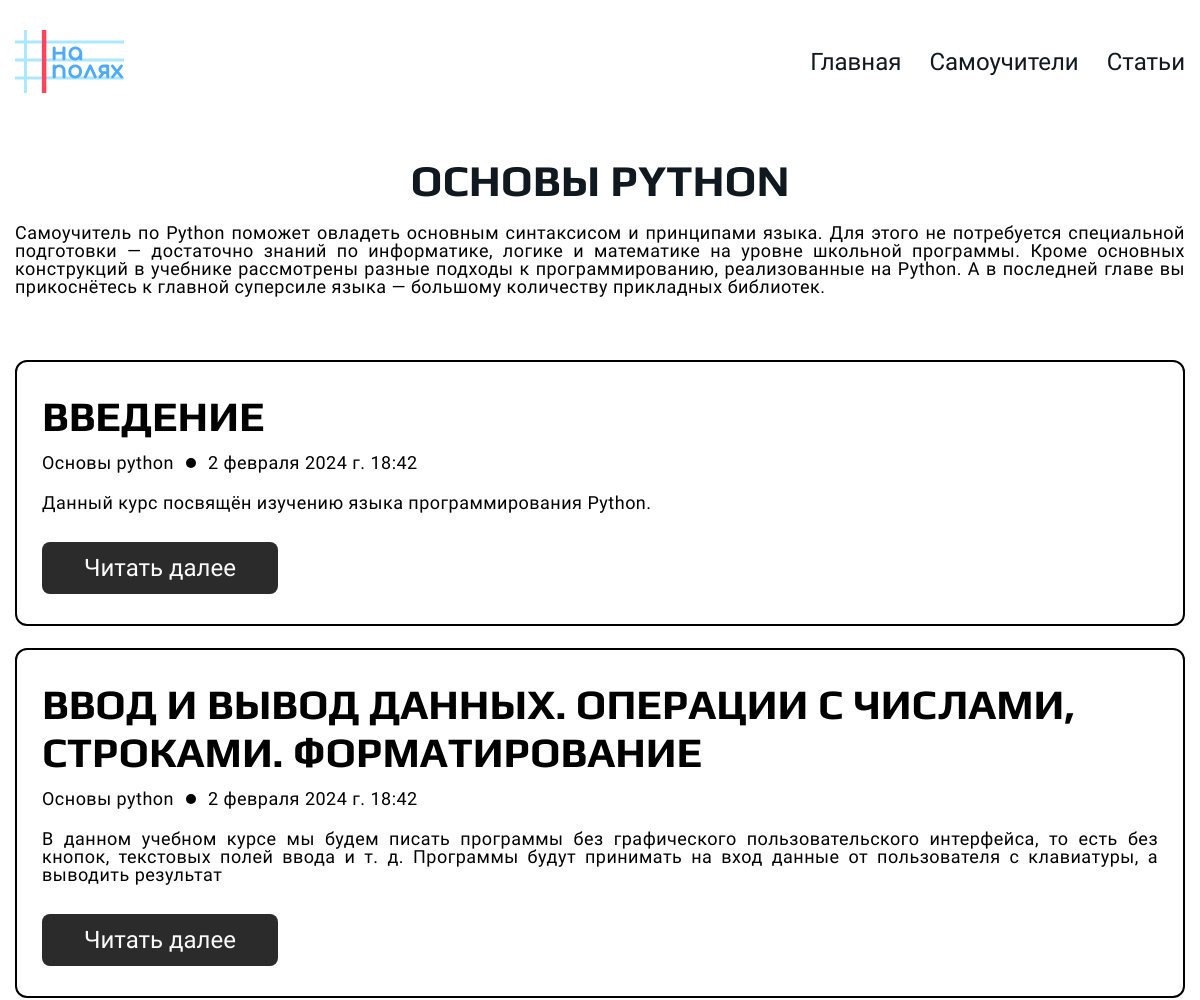
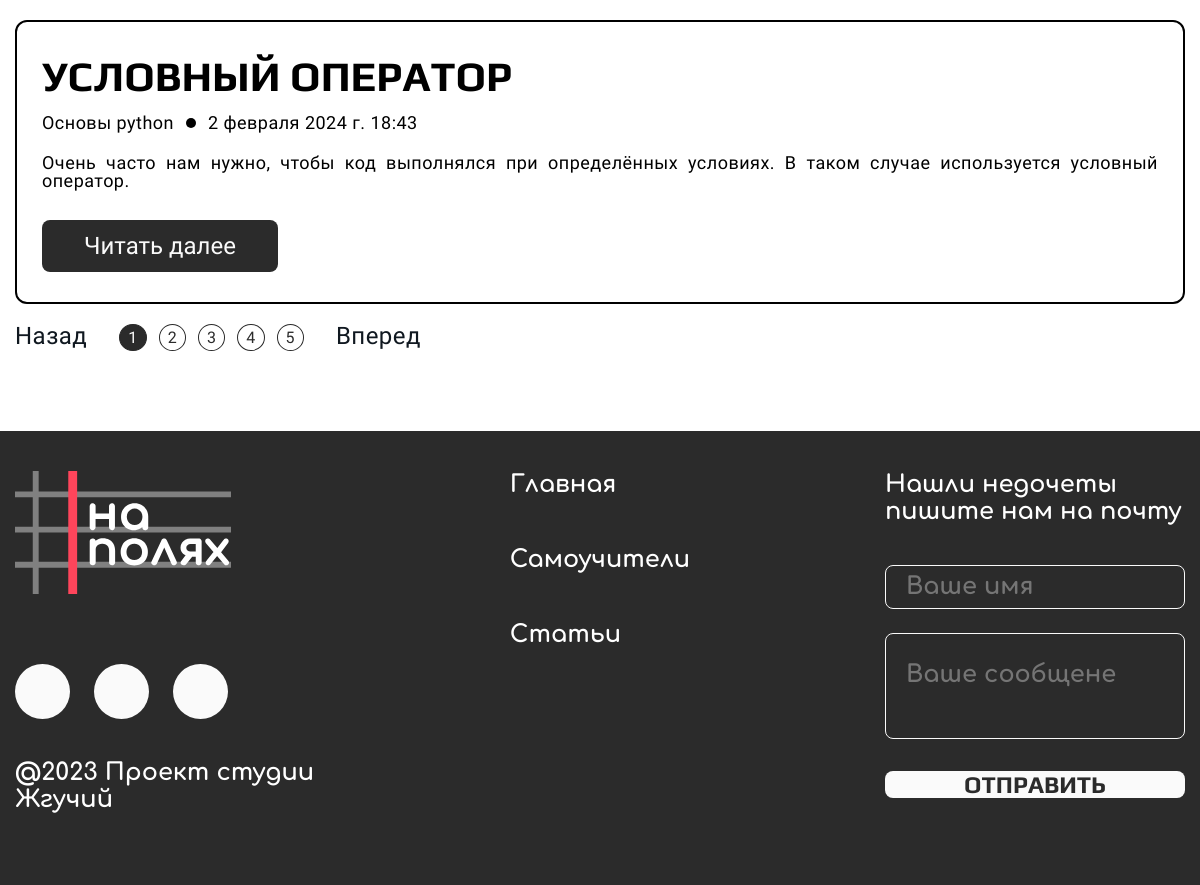
Screenshot of /tutorials/samouchitel-po-python/osnovy-python/ with the database file from the repository (2 pictures, top to bottom).
### tutorials/models.py (models this page shows, shortened)
class Tutorial_subsection(models.Model):
    title = models.CharField('Заголовок', max_length=100)
    short_descr = models.CharField('Краткое описание', max_length=500)
    descr = models.TextField('Описание')
    id_tutorial = models.ForeignKey(Tutorial, on_delete=models.CASCADE, related_name='subsections', verbose_name='Раздел')
    slug_sub_tutorial = models.SlugField(unique=True, blank=True)
    class Meta:
        ordering = ["title"]
        verbose_name = "Подраздел"
        verbose_name_plural = "Подразделы"
    def __str__(self):
        return self.title

class Article(models.Model):
    title = models.CharField('Заголовок', max_length=100)
    short_descr = models.CharField('Краткое описание', max_length=500)
    descr = models.TextField('Описание')
    pub_date = models.DateTimeField('Время публикации', default=datetime.now)
    id_subsection = models.ForeignKey(Tutorial_subsection, on_delete=models.CASCADE, related_name='articles',verbose_name='Подраздел' )
    slug_article = models.SlugField(unique=True, blank=True)
    class Meta:
        ordering = ["title"]
        verbose_name = "Статья"
        verbose_name_plural = "Статьи"

### tutorials/views.py (the view)
# urls.py: path('<slug:slug_tutorial>/<slug:slug_sub_tutorial>/',articles_list, name = "articles-list"),
def articles_list(request: HttpRequest, slug_tutorial: str, slug_sub_tutorial: str):
    tutorial = get_object_or_404(Tutorial, slug_tutorial=slug_tutorial)
    subsection = Tutorial_subsection.objects.get(slug_sub_tutorial=slug_sub_tutorial)
    context = {
        "tutorial": tutorial,
        "subsection": subsection,
        "articles": subsection.articles.all(),
    }
    return render(request, "tutorials/articles-list.html", context)

### tutorials/templates/tutorials/articles-list.html (shortened to what this page needs)
{% extends "base.html" %}
{% load static %}
{% block styles %}
    <link rel="stylesheet" href="{% static 'tutorials\css\selflearn.css' %}">
    <link rel="stylesheet" href="{% static 'tutorials\css\selflearn-in.css' %}">
    <link rel="stylesheet" href="{% static 'css\blocks\pages-nav.css' %}">
{% endblock styles %}
{% block main %}
    <section class="selfEducation section-offset">
        <div class="container">
            <div class="selfEducation__wrapper">
                <h2 class="selfEducation__title">{{ subsection.title }}</h2>
                <p class="selfEducation__descr section-descr lesson__offset">
                    {{ subsection.descr }}
                </p>
            </div>
            {% if articles %}
                <ul class="lesson__list">
                    {% for article in articles  %}
                        <li class="lesson__item">
                            <h3 class="lesson__title section-title"> {{ article.title }} </h3>
                            <div class="lesson__datetime-wrapper">
                                <p class="lesson__name section-descr">{{ article.id_subsection }}</p>
                                <div class="lesson__circle"></div>
                                <time datetime="2023-10-12" class="lesson__date section-descr">{{ article.pub_date }}</time>
                            </div>
                            <p class="lesson__descr section-descr">
                                {{article.short_descr}}
                            </p>
                            <a href="{% url 'index:tutorials:article' slug_tutorial=tutorial.slug_tutorial slug_sub_tutorial=subsection.slug_sub_tutorial slug_article=article.slug_article   %}" class="lesson__link">
                                <button class="lesson__btn btn btn__dark">Читать далее</button>
                            </a>
                        </li>
                    {% endfor %}
                </ul>
            {% else %}
            <h3>No tutorials yet</h3>
            {% endif %}
            <div class="pages-nav">
                <p class="pages-nav__arrow">Назад</p>
                <ul class="pages-nav__list">
                    <li class="pages-nav__item pages-nav__item--active">1</li>
                    <li class="pages-nav__item">2</li>
                    <li class="pages-nav__item">3</li>
                    <li class="pages-nav__item">4</li>
                    <li class="pages-nav__item">5</li>
                </ul>
                <p class="pages-nav__arrow">Вперед</p>
            </div>
        </div>
    </section>
{% endblock main %}

### templates/base.html (shortened to what this page needs)
{% load static %}
<!DOCTYPE html>
    <html lang="ru">
    <head>
        <link rel="stylesheet" href="{% static 'css\libs\justValidateTooltip.min.css' %}">
        <link rel="stylesheet" href="{% static 'css\main.css' %}">
        <link rel="stylesheet" href="{% static 'css\header_footer\header.css' %}">
        <link rel="stylesheet" href="{% static 'css\header_footer\footer.css' %}">
        {% block styles %}{% endblock styles %}
        <link rel="stylesheet" href="{% static 'css\media.css' %}">
    </head>
    <body class="page">
        <header class="header">
            <div class="container">
                <nav class="nav">
                    <a href="{% url 'index:index' %}" class="nav__logo-link">
                        <img src="{% static 'img\header\logo.svg' %}" alt="Logo">
                    </a>
                    <div class="header__nav">
                        <ul class="nav__list">
                            <li class="nav__item"> <a href="{% url 'index:index' %}" class="nav__link"> Главная</a></li>
                            <li class="nav__item"><a href="{% url 'index:tutorials:tutorials_list' %}" class="nav__link">Самоучители</a></li>
                            <li class="nav__item"><a href="{% url 'index:news:news-list' %}" class="nav__link">Статьи</a></li>
                        </ul>
                    </div>
                </nav>
            </div>
        </header>
        <main class="main">
            {% block main %}{% endblock main %}
        </main>
        <footer class="footer">
            <div class="container">
                <div class="footer__wrapper">
                    <div class="footer__links-block">
                        <img src="{% static 'img\footer\footer-logo.svg' %}" alt="footer__logo" class="footer__logo">
                        <div class="footer__links">
                            <a href="#" class="footer__social"><img src="img/footer/ellipse.svg" alt=""></a>
                            <a href="#" class="footer__social"><img src="img/footer/ellipse.svg" alt=""></a>
                            <a href="#" class="footer__social"><img src="img/footer/ellipse.svg" alt=""></a>
                        </div>
                        <p class="footer__copyright footer__descr ">@2023 Проект студии Жгучий</p>
                    </div>
                    <div class="footer__pages footer__descr">
                        <a href="{% url 'index:index' %}" class="footer__link">Главная</a>
                        <a href="{% url 'index:tutorials:tutorials_list' %}" class="footer__link">Самоучители</a>
                        <a href="{% url 'index:news:news-list' %}" class="footer__link">Статьи</a>
                    </div>
                    <form class="form js-form-connection" method="post" action="{% url 'index:send_email' %}">
                        <label class="form__descr footer__descr" for="textarea">Нашли недочеты пишите нам на&nbsp;почту</label>
                        <div class="just-validate-tooltip-container">
                            <input  type="text" name ="name" data-validate-field="name" placeholder = "Ваше имя"    class="form__input footer__descr input">
                        </div>
                        <div class="just-validate-tooltip-container">
                            <input  type="textarea"  name = "textarea" data-validate-field="textarea"  placeholder = "Ваше сообщене" class="form__input  footer__descr textarea">
                        </div>
                        <button type="submit" class="form__btn btn">Отправить</button>
                    </form>
                </div>
            </div>
        </footer>
    </body>
</html>

### static/css/main.css (style rules this page uses)
html { box-sizing: border-box; scroll-behavior: smooth; }
*, *::before, *::after { box-sizing: inherit; }
a { color: inherit; text-decoration: none; }
img { max-width: 100%; }
:root { --play-family: "Play", sans-serif; --roboto-family: "Roboto", sans-serif; --baloo-family: "Baloo Bhaijaan", sans-serif; --inter-family: "Inter", sans-serif; --comfortaa-family: "Comfortaa", sans-serif; --gap: 24px; }
.page { min-width: 320px; font-family:var(--roboto-family); font-weight: normal; font-size: 24px; line-height: 100%; color: #101820; }
.container { max-width: 1830px; width: 100%; padding: 0 15px; margin: 0 auto; }
.section-title { color: #000; font-family: Play; font-size: 32px; font-style: normal; font-weight: 700; line-height: normal; text-transform: uppercase; }
.section-descr { font-family: Roboto; font-size: 24px; font-style: normal; font-weight: 400; line-height: 100%; letter-spacing: 0.48px; text-align: justify; color: #000; }
.section-offset { margin-bottom: 80px; }
.btn__dark { padding: 12px 42px; border-radius: 8px; font-family: Roboto; font-size: 24px; background: #2B2B2B; color: #FAFAFA; }

### static/css/header_footer/header.css (style rules this page uses)
.header { margin-bottom: 62px; }
.nav { display: flex; justify-content: space-between; align-items: center; padding-top: 30px; gap: 28px; }
.nav__list { display: flex; gap: 28px; }

### static/css/header_footer/footer.css (style rules this page uses)
.footer { padding-top: 40px; padding-bottom: 72px; background: #2B2B2B; }
.footer__descr { color: #FFF; font-family: Comfortaa; font-size: 24px; font-style: normal; font-weight: 700; line-height: normal; }
.footer__wrapper { display: flex; justify-content: space-between; align-items: center; }
.footer__links-block { display: flex; flex-direction: column; max-width: 555px; }
.footer__logo { margin-bottom: 70px; width: 216px; height: 123px; }
.footer__links { display: flex; gap: 24px; margin-bottom: 40px; }
.footer__pages { display: flex; flex-direction: column; max-width: 555px; gap: 24px; }
.footer__link:first-child { margin-bottom: 24px; }
.footer__link:last-child { margin-top: 24px; }
.form { display: flex; flex-direction: column; gap: 24px; max-width: 555px; }
.form__descr { margin-bottom: 16px; }
.form__input { width: 555px; border-radius: 8px; border: 1px solid #FAFAFA; }
.input { padding: 20px 0 22px 20px; height: 42px; }
.textarea { padding: 40px 0 64px 20px; height: 104px; }
.form__btn { margin-top: 8px; font-family: Play; font-size: 32px; font-style: normal; font-weight: 700; line-height: normal; text-transform: uppercase; color: #2B2B2B; background-color: #FAFAFA; border-radius: 8px; }

### tutorials/static/tutorials/css/selflearn.css (style rules this page uses)
.selfEducation__wrapper { display: flex; flex-direction: column; align-items: center; }
.selfEducation__title { margin-bottom: 18px; font-family: Play; font-size: 44px; font-style: normal; font-weight: 700; line-height: normal; text-transform: uppercase; text-align: center; color: var(--black, #101820); }
.selfEducation__descr { max-width: 1320px; margin-bottom: 40px; }

### tutorials/static/tutorials/css/selflearn-in.css (style rules this page uses)
.lesson__offset { margin-bottom: 64px; }
.lesson__list { display: flex; flex-direction: column; gap: 32px; max-width: 1320px; margin: 0 auto; margin-bottom: 40px; }
.lesson__item { padding: 40px 35px; border-radius: 12px; border: 2px solid #000; }
.lesson__title { margin-bottom: 24px; }
.lesson__datetime-wrapper { display: flex; align-items: center; gap: 12px; margin-bottom: 32px; }
.lesson__circle { width: 12px; height: 12px; border-radius: 50%; background-color: black; }
.lesson__descr { max-width: 1133px; margin-bottom: 40px; }

### static/css/blocks/pages-nav.css (style rules this page uses)
.pages-nav { display: flex; gap: 32px; max-width: 1320px; margin: 0 auto; }
.pages-nav__arrow { font-family: Roboto; font-size: 24px; font-style: normal; font-weight: 400; line-height: 100%; letter-spacing: 0.48px; }
.pages-nav__list { display: flex; gap: 12px; }
.pages-nav__item { border: 1px solid #2B2B2B; border-radius: 50%; padding: 5px 8px 4px 8px; font-family: Roboto; font-size: 16px; font-style: normal; font-weight: 400; line-height: 100%; letter-spacing: 0.32px; color: #2B2B2B; }
.pages-nav__item--active { color: #FAFAFA; background-color: #2B2B2B; }

### rows the page displays
Tutorial_subsection: title "ОСНОВЫ PYTHON", descr "Самоучитель по Python поможет овладеть основным синтаксисом и принципами языка. Для этого не потребуется специальной подготовки — достаточно знаний по информатике, логике и математике на уровне школьной программы. Кроме основных конструкций в учебнике рассмотрены разные подходы к программированию, реализованные на Python. А в последней главе вы прикоснётесь к главной суперсиле языка — большому количеству прикладных библиотек."
Article: title "ВВЕДЕНИЕ", id_subsection "Основы python", pub_date "2 февраля 2024 г. 18:42", short_descr "Данный курс посвящён изучению языка программирования Python."
Article: title "ВВОД И ВЫВОД ДАННЫХ. ОПЕРАЦИИ С ЧИСЛАМИ, СТРОКАМИ. ФОРМАТИРОВАНИЕ", id_subsection "Основы python", pub_date "2 февраля 2024 г. 18:42", short_descr "В данном учебном курсе мы будем писать программы без графического пользовательского интерфейса, то есть без кнопок, текстовых полей ввода и т. д. Программы будут принимать на вход данные от пользователя с клавиатуры, а выводить результат"
Article: title "УСЛОВНЫЙ ОПЕРАТОР", id_subsection "Основы python", pub_date "2 февраля 2024 г. 18:43", short_descr "Очень часто нам нужно, чтобы код выполнялся при определённых условиях. В таком случае используется условный оператор."
